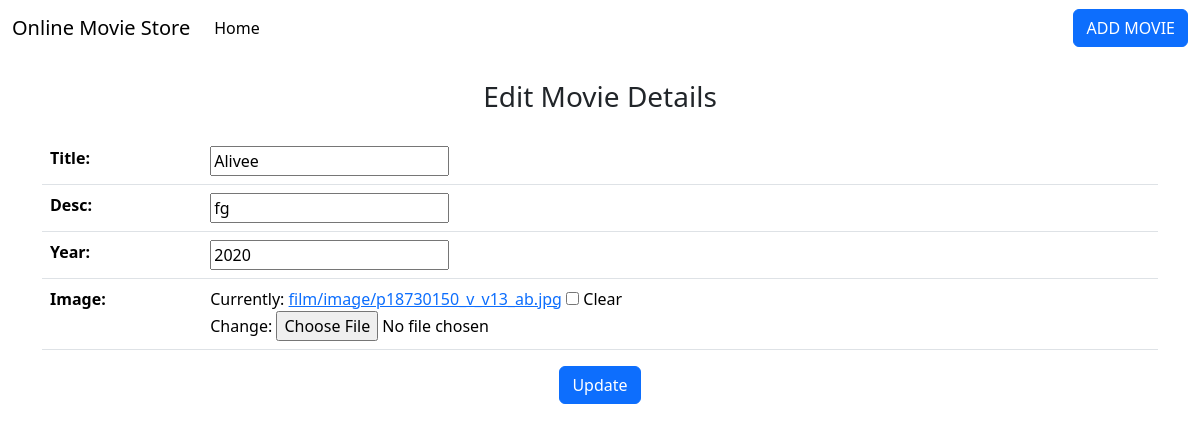
Page /movieedit/20 on the committed database.
### film/models.py (models this page shows, shortened)
class Movie(models.Model):
    title = models.CharField(max_length=20)
    desc = models.CharField(max_length=500)
    year = models.IntegerField(default=0)
    image = models.ImageField(upload_to="film/image",null=True,blank=True)

### film/views.py (the view)
# urls.py: path('movieedit/<int:p>', views.movieedit, name="movieedit"),
def movieedit(request, p):
    movie = Movie.objects.get(id=p)
    form=Movieform(instance=movie)
    if request.method == "POST":
        form = Movieform(request.POST, request.FILES, instance=movie)
        if form.is_valid():
            form.save()
            return render(request, "moviedetails.html", {'d': movie})
    else:
        form = Movieform(instance=movie)
    return render(request, "editmovie.html", {"form": form})

### film/forms.py
class Movieform(forms.ModelForm):
    class Meta:
        model = Movie
        fields = "__all__"

### templates/editmovie.html (shortened to what this page needs)
{% extends 'base.html' %}
{% load static %}
{% block content %}
  <div class="container mt-4">
    <form method="POST" enctype="multipart/form-data">
      <h3 class="text-center mb-4">Edit Movie Details</h3>
      <table class="table">
        {{ form.as_table }}
      </table>
      <div class="text-center">
        <input type="submit" class="btn btn-primary" value="Update">
      </div>
    </form>
  </div>
{% endblock %}

### rows in the picture
Movie: title "Alivee", desc "fg", year "2020"
